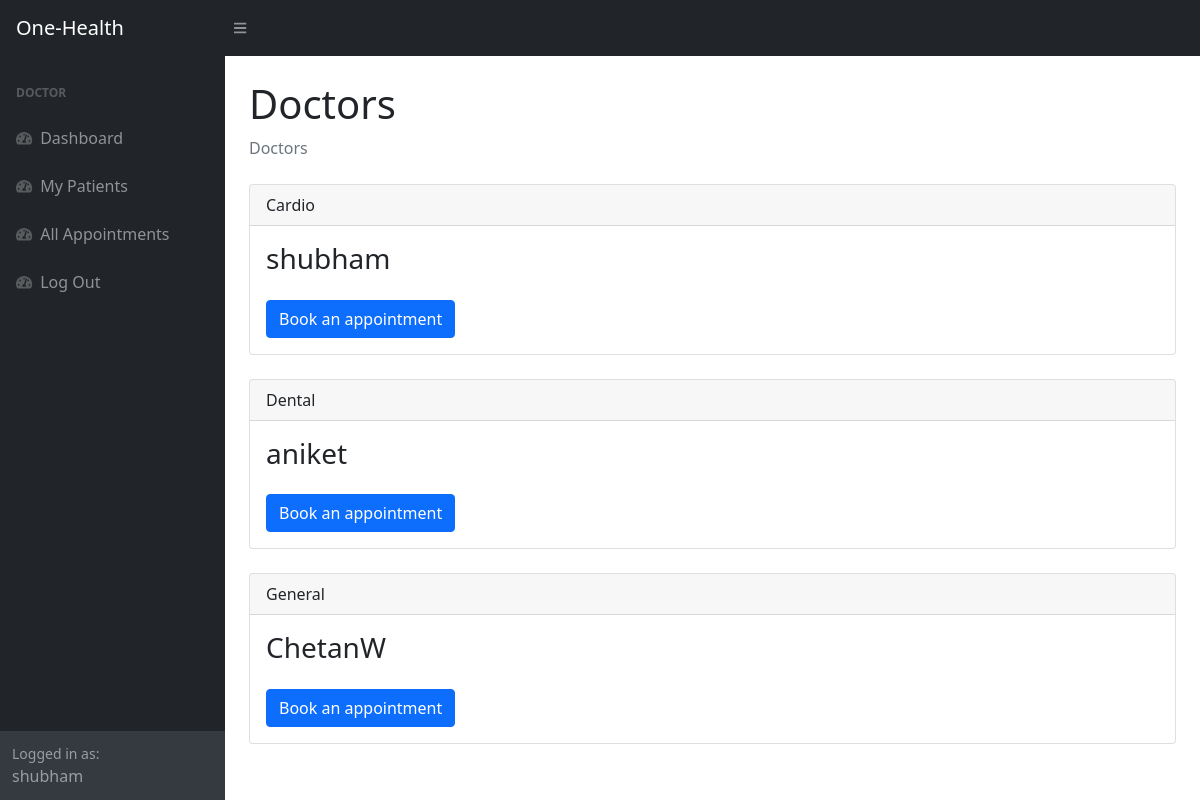
Screenshot of /dashboard/doctors (signed in) with the database file from the repository.
### myapp/models.py (models this page shows, shortened)
class User(AbstractUser):
    is_patient = models.BooleanField(default=False)
    is_doctor = models.BooleanField(default=False)

class Doctor(models.Model):
    user = models.OneToOneField(User, on_delete=models.CASCADE, primary_key=True)
    specialization = models.CharField(max_length=100)

### myapp/views.py (the view)
# urls.py: path('dashboard/doctors', dashDoctors, name='dashDoctors'),
@login_required
def dashDoctors(request):
    doctors = Doctor.objects.all()
    param = {'doctors': doctors}
    for doctor in doctors:
        print(doctor.specialization)
    return render(request, 'dashDoctors.html', param)

### templates/dashDoctors.html
{% extends 'base.html' %}
{% load static %}
{% block body %}
<div id="layoutSidenav_content">
    <main>
        <div class="container-fluid px-4">
            <h1 class="mt-4">Doctors</h1>
            <ol class="breadcrumb mb-4">
                <li class="breadcrumb-item active">Doctors</li>
            </ol>
        </div>
        {% for doctor in doctors %}
        <div class="card m-4">
            <div class="card-header">
                {{doctor.specialization}}
            </div>
            <div class="card-body">
              <h3 class="card-title mb-4">{{doctor.user.username}}</h3>
              <a href="{% url 'bookAppointment' doctor.pk %}" class="btn btn-primary">Book an appointment</a>
            </div>
        </div>
        {% endfor %}
    </main>
</div>
{% endblock body %}

### templates/base.html (shortened to what this page needs)
{% load static %}
<!DOCTYPE html>
<html lang="en">
    <head>
        <link href="https://cdn.jsdelivr.net/npm/simple-datatables@latest/dist/style.css" rel="stylesheet" />
        <link href={% static "dashboard/css/styles.css" %} rel="stylesheet" />
    </head>
    <body class="sb-nav-fixed">
        <nav class="sb-topnav navbar navbar-expand navbar-dark bg-dark">
            <a class="navbar-brand ps-3" href={% url 'dashboard' %}>One-Health</a>
            <button class="btn btn-link btn-sm order-1 order-lg-0 me-4 me-lg-0" id="sidebarToggle" href="#!"><i class="fas fa-bars"></i></button>
        </nav>
        <div id="layoutSidenav">
            <div id="layoutSidenav_nav">
                <nav class="sb-sidenav accordion sb-sidenav-dark" id="sidenavAccordion">
                    <div class="sb-sidenav-menu">
                        <div class="nav">
                            <div class="sb-sidenav-menu-heading">{% if user.is_doctor %}Doctor {% else %} Patient{% endif %} </div>
                            <a class="nav-link {% if request.resolver_match.url_name == "dashboard" %}active{% endif %}" href={% url 'dashboard' %}>
                                <div class="sb-nav-link-icon "><i class="fas fa-tachometer-alt"></i></div>
                                Dashboard
                            </a>
                            {% if user.is_patient %}
                            <a class="nav-link {% if request.resolver_match.url_name == "dashDoctors" %}active{% endif %}" href={% url 'dashDoctors' %}>
                                <div class="sb-nav-link-icon"><i class="fas fa-tachometer-alt"></i></div>
                                Doctors
                            </a>
                            <a class="nav-link {% if request.resolver_match.url_name == "myECGView" %}active{% endif %}" href={% url 'myECGView' %}>
                                <div class="sb-nav-link-icon"><i class="fas fa-tachometer-alt"></i></div>
                                My ECG
                            </a>
                            {% else %}
                            <a class="nav-link {% if request.resolver_match.url_name == "myPatients" %}active{% endif %}" href={% url 'myPatients' %}>
                                <div class="sb-nav-link-icon"><i class="fas fa-tachometer-alt"></i></div>
                                My Patients
                            </a>
                            {% endif %}
                            <a class="nav-link {% if request.resolver_match.url_name == "all" %}active{% endif %}" href={% url 'all' %}>
                                <div class="sb-nav-link-icon"><i class="fas fa-tachometer-alt"></i></div>
                                All Appointments
                            </a>
                            <a class="nav-link" href={% url 'logout' %}>
                                <div class="sb-nav-link-icon"><i class="fas fa-tachometer-alt"></i></div>
                                Log Out
                        </div>
                    </div>
                    <div class="sb-sidenav-footer">
                        <div class="small">Logged in as:</div>
                        {{user.username}}
                    </div>
                </nav>
            </div>
        {% block body%} {% endblock body%}
        </div>
    </body>
</html>

### rows the page displays
User: username "shubham"
Doctor: specialization "Cardio", user.username "shubham"
Doctor: specialization "Dental", user.username "aniket"
Doctor: specialization "General", user.username "ChetanW"
